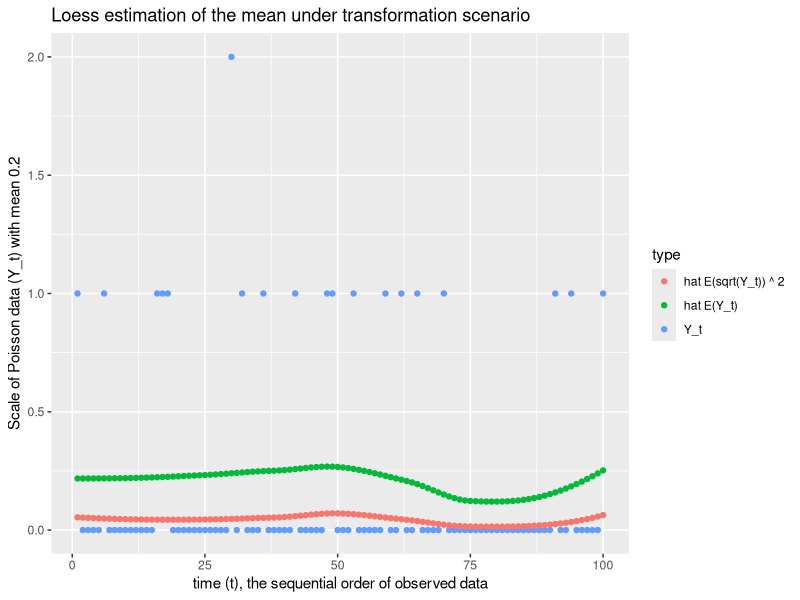
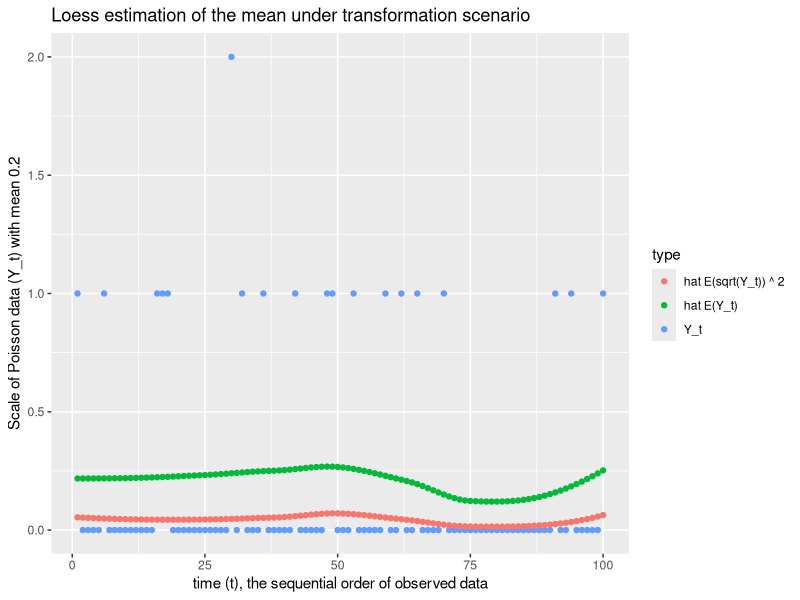

Source code (R) for these figures, in order: (Note: this script raises an error after producing the figures.)
library(ggplot2)

set.seed(543)

# Generate Poisson data ------------------------------------------------------
T <- 100
mu <- .20  # Change this from .20 to 20 
sim_df <- data.frame(t=1:T, y=rpois(T, mu), type='Y_t')


# Local Mean (loess) model on the original scale
mod_orig <- loess(y ~ t, data=sim_df)
sim_df_loess <- sim_df
sim_df_loess$y <- predict(mod_orig)
sim_df_loess$type <- 'hat E(Y_t)'


# Local Mean (loess) model on the sqrt scale
mod_tr <- loess(sqrt(y) ~ t, data=sim_df)
sim_df_tr_loess <- sim_df
sim_df_tr_loess$y <- predict(mod_tr) ^ 2
sim_df_tr_loess$type <- 'hat E(sqrt(Y_t)) ^ 2'


# Analysis of bias on the square root scale
expected_bias <- -1 / (8 * sqrt(mu)) + 1 / (16 * mu ^ (1.5))
observed_bias <- mean(sqrt(sim_df_tr_loess$y) - sqrt(sim_df_loess$y))
cat("On the square root scale, a Taylor expansion estimates a bias of",
    expected_bias, "\nwhereas the mean difference in loess estimates",
    "(on the sqrt scale) is", observed_bias, "\n")

plot_df <- rbind(sim_df, sim_df_loess, sim_df_tr_loess)

p <- ggplot(plot_df, aes(x=t, y=y, color=type)) +
  geom_point() +
  xlab("time (t), the sequential order of observed data") +
  ylab(paste("Scale of Poisson data (Y_t) with mean", mu)) +
  ggtitle('Loess estimation of the mean under transformation scenario')
p
p + ggsave(paste0('C:/devl/jenson-demo-mu-is-', mu, '.png'), width = 7, height = 7)
